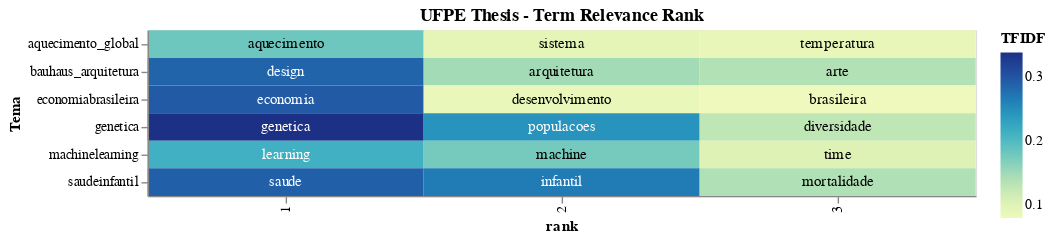

This figure's notebook cell:
### Code cell
# adding a little randomness to break ties in term ranking
top_tfidf_plusRand = top_tfidf.copy()
top_tfidf_plusRand['TFIDF'] = top_tfidf_plusRand['TFIDF'] + np.random.rand(top_tfidf.shape[0])*0.0001

# base for all visualizations, with rank calculation
base = alt.Chart(top_tfidf_plusRand, title="UFPE Thesis - Term Relevance Rank").encode(
    x = 'rank:O',
    y = 'Tema:N'
).transform_window(
    rank = "rank()",
    sort = [alt.SortField("TFIDF", order="descending")],
    groupby = ["Tema"],
)

# heatmap specification
heatmap = base.mark_rect().encode(
    color = 'TFIDF:Q'
)

# text labels, white for darker heatmap colors
text = base.mark_text(baseline='middle').encode(
    text = 'Termo:N',
    color = alt.condition(alt.datum.TFIDF >= 0.2, alt.value('white'), alt.value('black'))
)

# display the three superimposed visualizations
(heatmap + text).properties(width = 600)

### Figure 1 — Vega-Lite specification as saved in the notebook (floating-point values rounded to 4 significant figures)
{"config": {"view": {"continuousWidth": 400, "continuousHeight": 300}}, "layer": [{"mark": "rect", "encoding": {"color": {"field": "TFIDF", "type": "quantitative"}, "x": {"field": "rank", "type": "ordinal"}, "y": {"field": "Tema", "type": "nominal"}}, "title": "UFPE Thesis - Term Relevance Rank", "transform": [{"window": [{"op": "rank", "field": "", "as": "rank"}], "groupby": ["Tema"], "sort": [{"field": "TFIDF", "order": "descending"}]}]}, {"mark": {"type": "text", "baseline": "middle"}, "encoding": {"color": {"condition": {"value": "white", "test": "(datum.TFIDF >= 0.2)"}, "value": "black"}, "text": {"field": "Termo", "type": "nominal"}, "x": {"field": "rank", "type": "ordinal"}, "y": {"field": "Tema", "type": "nominal"}}, "title": "UFPE Thesis - Term Relevance Rank", "transform": [{"window": [{"op": "rank", "field": "", "as": "rank"}], "groupby": ["Tema"], "sort": [{"field": "TFIDF", "order": "descending"}]}]}], "data": {"name": "data-0a5b397694e264d17efd915bbc2510f0"}, "width": 600, "$schema": "https://vega.github.io/schema/vega-lite/v4.17.0.json", "datasets": {"data-0a5b397694e264d17efd915bbc2510f0": [{"Tema": "aquecimento_global", "Termo": "aquecimento", "TFIDF": 0.1803}, {"Tema": "aquecimento_global", "Termo": "sistema", "TFIDF": 0.09228}, {"Tema": "aquecimento_global", "Termo": "temperatura", "TFIDF": 0.08716}, {"Tema": "bauhaus_arquitetura", "Termo": "design", "TFIDF": 0.286}, {"Tema": "bauhaus_arquitetura", "Termo": "arquitetura", "TFIDF": 0.1467}, {"Tema": "bauhaus_arquitetura", "Termo": "arte", "TFIDF": 0.1375}, {"Tema": "economiabrasileira", "Termo": "economia", "TFIDF": 0.2946}, {"Tema": "economiabrasileira", "Termo": "desenvolvimento", "TFIDF": 0.08493}, {"Tema": "economiabrasileira", "Termo": "brasileira", "TFIDF": 0.07899}, {"Tema": "genetica", "Termo": "genetica", "TFIDF": 0.3386}, {"Tema": "genetica", "Termo": "populacoes", "TFIDF": 0.2448}, {"Tema": "genetica", "Termo": "diversidade", "TFIDF": 0.1288}, {"Tema": "machinelearning", "Termo": "learning", "TFIDF": 0.2132}, {"Tema": "machinelearning", "Termo": "machine", "TFIDF": 0.1757}, {"Tema": "machinelearning", "Termo": "time", "TFIDF": 0.1015}, {"Tema": "saudeinfantil", "Termo": "saude", "TFIDF": 0.2899}, {"Tema": "saudeinfantil", "Termo": "infantil", "TFIDF": 0.2656}, {"Tema": "saudeinfantil", "Termo": "mortalidade", "TFIDF": 0.1396}]}}
